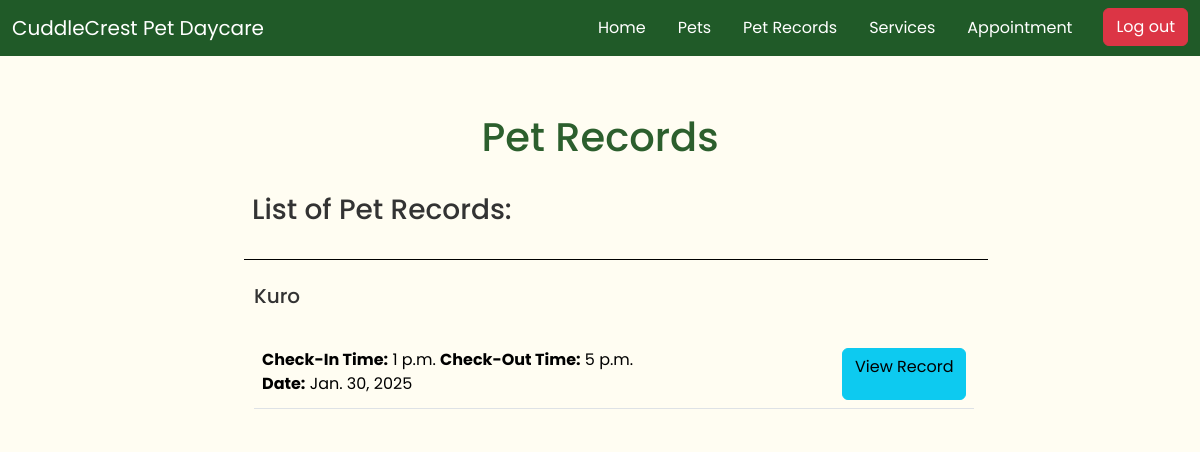
The page /pet-record/ (signed in) on the database its author committed.
### app/models.py (models this page shows, shortened)
class PetProfile(models.Model):
    pet_name = models.CharField(max_length=50)
    breed = models.CharField(max_length=50)
    weight = models.DecimalField(max_digits=5, decimal_places=2)
    sex = models.CharField(max_length=1, choices=[
        ('M', 'Male'),
        ('F', 'Female'),
        ('O', 'Other'),
    ])
    owner = models.ForeignKey(settings.AUTH_USER_MODEL, on_delete=models.CASCADE)
    VACCINATION_STATUS_CHOICES = [
        ('vaccinated', 'Vaccinated'),
        ('not_vaccinated', 'Not Vaccinated'),
    ]
    vaccination_status = models.CharField(
        max_length=20,
        choices=VACCINATION_STATUS_CHOICES,
        default='not_vaccinated'
    )
    pet_image = models.ImageField(upload_to='media/', null=True, blank=True)

class PetRecord(models.Model):
    pet = models.ForeignKey(PetProfile, on_delete=models.CASCADE)
    date = models.DateField(null=True, blank=True)
    check_in_time = models.TimeField(null=True, blank=True)
    check_out_time = models.TimeField(null=True, blank=True)
    activities = models.TextField(null=True, blank=True)
    notes = models.TextField(null=True, blank=True)

### app/views.py (the view)
# urls.py: path('pet-record/', PetRecordListView.as_view(), name='pet_record_list'),
class PetRecordListView(LoginRequiredMixin, ListView):
    model = PetRecord
    template_name = 'pet_record/pet_record_list.html'
    context_object_name = 'records'
    def get_queryset(self):
        if self.request.user.is_staff:
            return PetRecord.objects.all()
        else:
            user_pets = PetProfile.objects.filter(owner=self.request.user)
            return PetRecord.objects.filter(pet__in=user_pets)
    def get_context_data(self, **kwargs):
        context = super().get_context_data(**kwargs)
        pet_records = defaultdict(list)
        for record in context['records']:
            pet_records[record.pet].append(record)
        context['pet_records'] = dict(pet_records)
        return context

### app/templates/pet_record/pet_record_list.html (shortened to what this page needs)
{% extends 'app/base.html' %}
{% block content %}
<div class="container" id="list-container">
    <br>
    <br>
    <h1>Pet Records</h1> <br>
    <div id="list-header">
        <h3>List of Pet Records:</h3>
    </div>
    <br>
    <ul>
        {% for pet, records in pet_records.items %}
            <li id="pet-records-list">
                <div id="pet-left" id="pet-records">
                    <br>
                    <strong><h5>{{ pet.pet_name }}</h5></strong><br>
                    {% if records %}
                    <table class="table">
                        <tbody>
                            {% for record in records %}
                            <tr >
                                <td id="date">
                                    <strong>Check-In Time:</strong> {{ record.check_in_time }}  <strong>Check-Out Time:</strong> {{ record.check_out_time }} <br>
                                    <strong>Date:</strong> {{ record.date }}
                                </td>
                                <td>
                                    <a href="{% url 'pet_record_detail' record.pk %}" class="btn btn-info">View Record</a>
                                </td>
                            </tr>
                            {% endfor %}
                        </tbody>
                    </table>
                    {% else %}
                        <li id="list-items">
                            <p>No records found.</p>
                        </li>
                    {% endif %}
                </div>
            </li>
        {% empty %}
            <li id="list-items">
                <p>No records found.</p>
            </li>
        {% endfor %}
    </ul>
</div>
<br>
<br>
{% endblock content %}

### static/css/base.css (style rules this page uses)
* { font-family: "Poppins", serif !important; }
body { background-color: #FFFDF2; }
#list-container { width: 800px; }
#list-container h1 { color: #2C5F2D; text-align: center; }
#list-container h3, #list-container ul, #list-container p { color: #333333; }
#list-header { display: flex; justify-content: space-between; align-items: center; margin-left: 40px; }
#pet-left { margin-left: 10px; }
#pet-records-list { border-top: 1px solid black; display: flex; justify-content: space-between; align-items: center; }
#pet-records-list a { padding-bottom: 20px; list-style: none !important; }
.table { background-color: transparent !important; border-collapse: collapse; }
.table tr { background-color: transparent !important; }
.table td { background-color: transparent !important; }
#date { width: 580px; }

### rows shown on the page
PetProfile: pet_name "Kuro"
PetRecord: check_in_time "1 p.m.", check_out_time "5 p.m.", date "Jan. 30, 2025"
